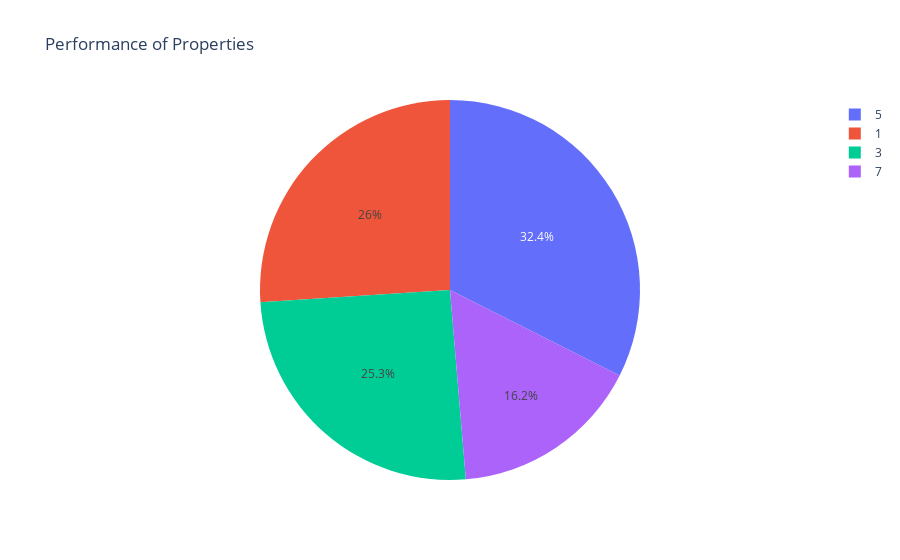

Notebook source saved alongside this figure:
### Markdown cell above
## Why do some property types perform better than others?

### Code cell
# Booking volume per property

# Group by both channel levels
booking_volume = df.groupby(['property_id']).size().reset_index(name='Booking_Count')
print(booking_volume)

# plot
fig = px.pie(booking_volume, names="property_id", values="Booking_Count", title="Performance of Properties")

fig.show()

### Figure 1 — Plotly figure (JSON) as saved in the notebook; plotly's stock layout.template omitted (floating-point values rounded to 4 significant figures)
{"data": [{"domain": {"x": [0, 1], "y": [0, 1]}, "hovertemplate": "property_id=%{label}<br>Booking_Count=%{value}<extra></extra>", "labels": [1, 3, 5, 7], "legendgroup": "", "name": "", "showlegend": true, "type": "pie", "values": [7810, 7589, 9729, 4872]}], "layout": {"legend": {"tracegroupgap": 0}, "title": {"text": "Performance of Properties"}}}
